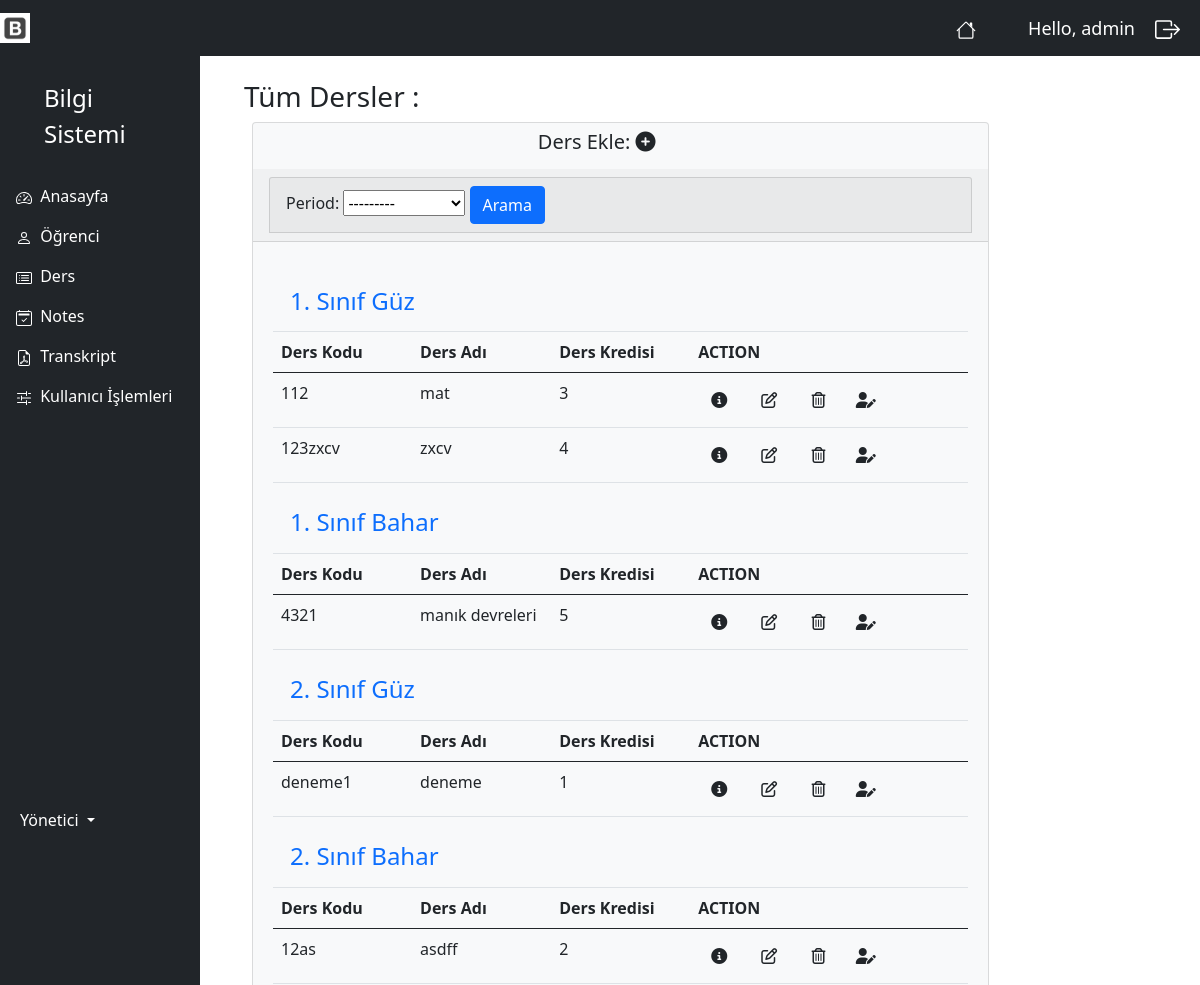
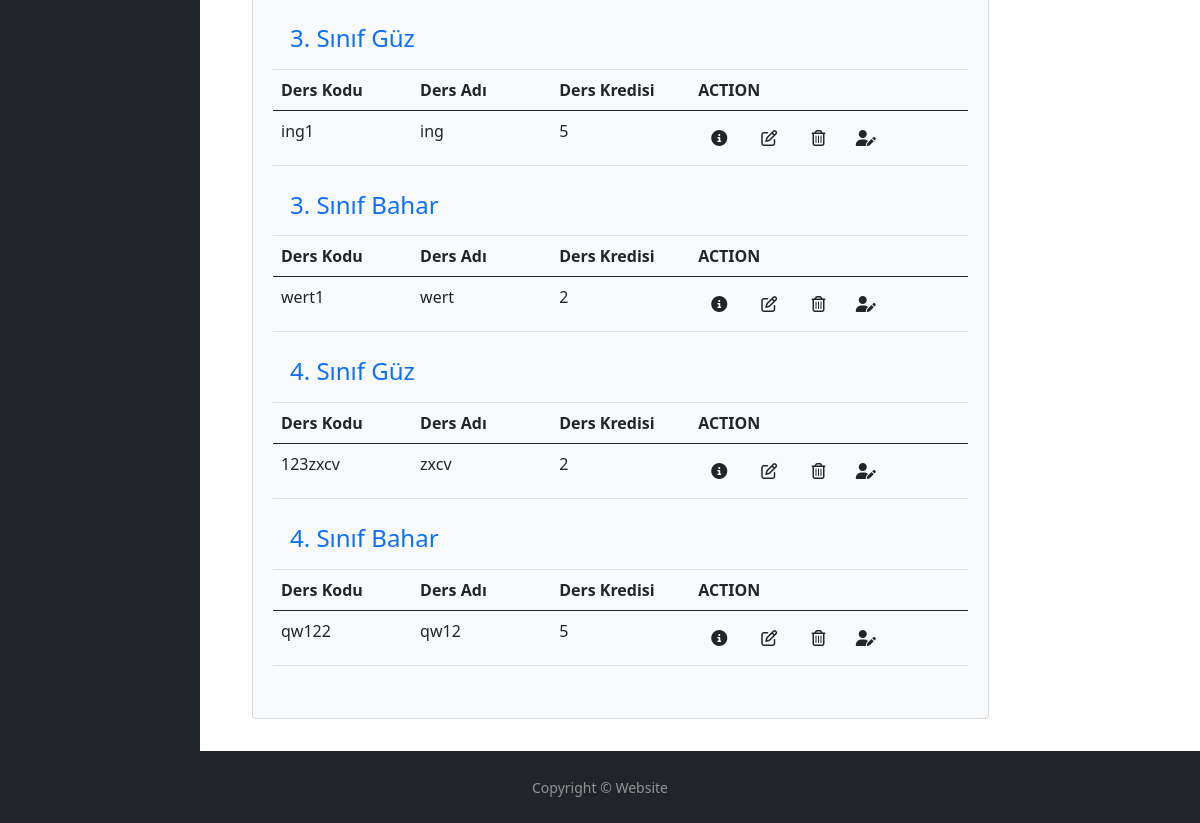
The page /period/ (signed in) on the database its author committed (2 pictures, top to bottom).
### myapp/models.py (models this page shows, shortened)
class Period(models.Model):
    name = models.CharField(max_length=20, null=True)
    def __str__(self):
        return self.name

class Lesson(models.Model):
    lcode = models.CharField(blank=True, max_length=50)
    lname = models.CharField(blank=True, max_length=50)
    lcredit = models.IntegerField(blank=True, null=True)
    period = models.ForeignKey(Period, null=True, on_delete=models.SET_NULL)
    student = models.ManyToManyField(Student)

### myapp/decorators.py (the view)
        def wrapper_func(request, *args, **kwargs):
            group =None
            if request.user.groups.exists():
                group = request.user.groups.all()[0].name
            if group in allowed_roles:
                return view_func(request, *args, **kwargs)
            else:
                return HttpResponse('You are not authorized to view this page')

### myapp/views.py (called while the page is built)
@login_required(login_url='login')
@allowed_users(allowed_roles=['admin'])
def period(request):
    period = Period.objects.all()
    lesson = Lesson.objects.all()
    myFilter = LessonFilter(request.GET, queryset=lesson)
    lesson = myFilter.qs
    context = {
        'period':period,
        'lesson':lesson,
        'myFilter':myFilter,
    }
    return  render(request, 'accounts/period.html', context)

### myapp/templates/accounts/period.html (shortened to what this page needs)
{% extends 'accounts/main.html' %}
{% block content %}
    <div class="container-fluid">
    <h3 class="m-2">Tüm Dersler : </h3>
        <div class="row">
            <div class="col-10">
                <div class="card bg-light ms-3 me-3 mb-3">
                <a class="btn  me-5" href="{% url 'lesson_add' %}">
                    <h5>Ders Ekle: <i class="fa-solid fa-circle-plus"></i></h5>
                </a>
                    <div class="card-header">
                        <div class="col">
                            <div class="card card-header">
                                <form method="get">
                                    {{ myFilter.form }}
                                    <button class="btn btn-primary" type="submit">Arama</button>
                                </form>
                            </div>
                        </div>
                    </div>
                    <div class="card-body m-1">
                    <p class="card-text">
                        <div class="table-responsive">
                        {% for i in period %}
                            <ul class="nav nav-tabs" role="tablist">
                            <h4>
                                <li class="nav-item" role="presentation">
                                   <a class="nav-link" data-bs-toggle="tab" href="#donem{{ i.id }}" aria-selected="false" role="tab" tabindex="-1">{{ i.name }}</a>
                                </li>
                            </h4>
                            </ul>
                            {% if lesson %}
                            <div id="myTabContent" class="tab-content">
                                <div class="tab-pane fade show active" id="donem{{ i.id }}" role="tabpanel">
                                        <table class="table table-hover">
                                            <thead>
                                              <tr>
                                                  <th scope="col">Ders Kodu</th>
                                                  <th scope="col">Ders Adı</th>
                                                  <th scope="col">Ders Kredisi</th>
                                                  <th scope="col">ACTION</th>
                                              </tr>
                                            </thead>
                                            <tbody>
                                              {% for l in lesson %}
                                                    {% if l.period.id == i.id %}
                                                          <tr>
                                                              <td style="width:20%">{{ l.lcode }}</td>
                                                              <td style="width:20%">{{ l.lname }}</td>
                                                              <td style="width:20%">{{ l.lcredit }}</td>
                                                              <td style="width:40%">
                                                                <button type="button" class="btn me-1" href="{% url 'lesson_view' l.id %}" data-bs-toggle="modal" data-bs-target="#myModal{{ l.id }}">
                                                                    <i class="fa-solid fa-circle-info"></i>
                                                                </button>
                                                                <a class="btn btn me-1" href="{% url 'lesson_edit' l.id %}">
                                                                    <i class="fa-regular fa-pen-to-square"></i>
                                                                </a>
                                                                <button type="button" class="btn " data-bs-toggle="modal" data-bs-target="#delete{{ l.id }}">
                                                                    <i class="fa-regular fa-trash-can"></i>
                                                                </button>
                                                                <a class="btn btn me-1" href="{% url 'lesson_period' l.id %}">
                                                                    <i class="fa-solid fa-user-pen"></i>
                                                                </a>
                                                              </td>
                                                          </tr>
                                                    {% endif %}
                                              {% endfor %}
                                            </tbody>
                                        </table>
                                </div>
                            </div>
                            {% else %}
                                <p></p>
                                <h5 class="alert alert-primary ms-4 me-4">Ders Kaydı Yok</h5>
                            {% endif %}
                        {% endfor %}
                        </div>
                    </p>
                    </div>
                </div>
            </div>
        </div>
    </div>
{% endblock content %}

### myapp/templates/accounts/navbar.html (shortened to what this page needs)
{% load static %}
<nav class="navbar navbar-expand-lg navbar-dark bg-dark">
  <a href="{% url 'index' %}"><img  width="30" height="30" class="d-inline-block align-top" alt=""  src="{% static 'images/icon.jpeg' %}"></a>
    <span><a href="/" class="nav-link text-white align-middle px-5">
          </a>
    </span>
    <span class="hello-msg">Hello, {{ request.user }} </span>
    <span ><a  class="hello-msg " href="{% url 'logout' %}">
        </a>
    </span>
</nav>

### static/css/main.css (style rules this page uses)
body { background-color: #ebeff5; }

### myapp/templates/accounts/navbar.html (style rules this page uses)
.hello-msg { font-size: 18px; color: #fff; margin-right: 20px; }

### myapp/templates/accounts/footer.html (style rules this page uses)
html, body { height: 100%; }

### rows shown on the page
Period: name "1. Sınıf Güz"
Lesson: lcode "112", lname "mat", lcredit "3"
Lesson: lcode "123zxcv", lname "zxcv", lcredit "4"
Period: name "1. Sınıf Bahar"
Lesson: lcode "4321", lname "manık devreleri", lcredit "5"
Period: name "2. Sınıf Güz"
Lesson: lcode "deneme1", lname "deneme", lcredit "1"
Period: name "2. Sınıf Bahar"
Lesson: lcode "12as", lname "asdff", lcredit "2"
Period: name "3. Sınıf Güz"
Lesson: lcode "ing1", lname "ing", lcredit "5"
Period: name "3. Sınıf Bahar"
Lesson: lcode "wert1", lname "wert", lcredit "2"
Period: name "4. Sınıf Güz"
Lesson: lcode "123zxcv", lname "zxcv", lcredit "2"
Period: name "4. Sınıf Bahar"
Lesson: lcode "qw122", lname "qw12", lcredit "5"

### other values the page prints
{{ request.user }} "admin"
